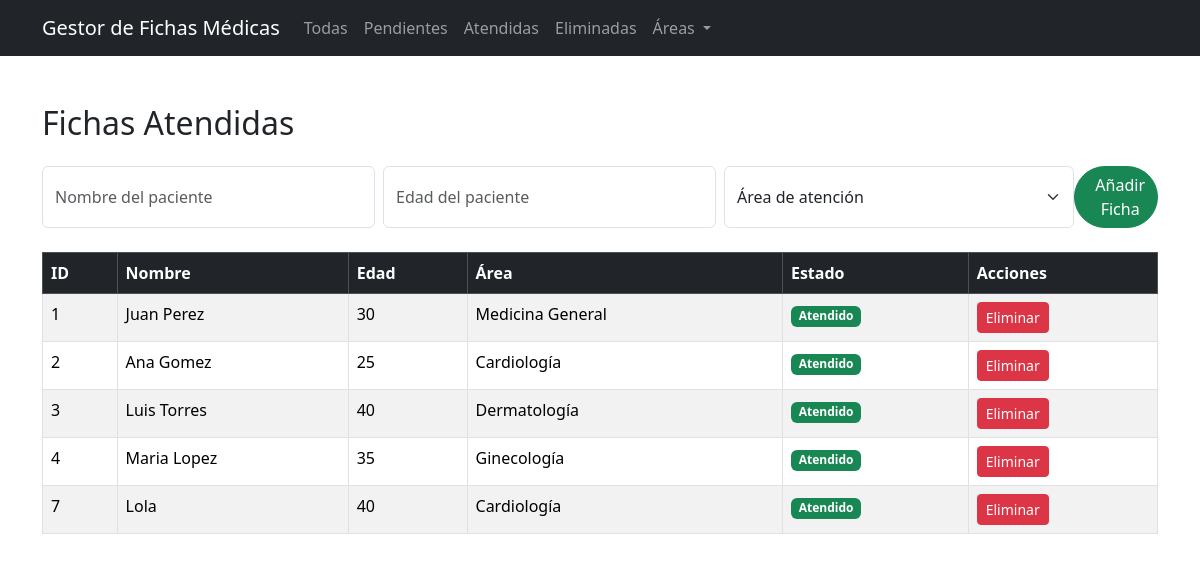
Screenshot of /atendidas with the database file from the repository.
### tables this page shows
CREATE TABLE ficha (
  id INTEGER PRIMARY KEY AUTOINCREMENT,
  nombre TEXT NOT NULL,
  edad INTEGER NOT NULL,
  area TEXT NOT NULL,
  done BOOLEAN NOT NULL DEFAULT 0
, eliminado INTEGER DEFAULT 0);

### app.py (the view)
@app.route('/atendidas')
def atendidas():
    conexion = obtener_conexion()
    fichas = conexion.execute('SELECT * FROM ficha WHERE done = 1 AND eliminado = 0').fetchall()
    conexion.close()
    return render_template('index.html', fichas=fichas, title="Fichas Atendidas")

### app.py (called while the page is built)
def obtener_conexion ():
    conexion = sqlite3.connect('fichas.db')
    conexion.row_factory = sqlite3.Row
    return conexion

### templates/index.html (shortened to what this page needs)
<!DOCTYPE html>
<html lang="en">
<head>
  <link href="https://cdn.jsdelivr.net/npm/bootstrap@5.3.7/dist/css/bootstrap.min.css" rel="stylesheet">
</head>
<body>
  <nav class="navbar navbar-expand-md navbar-dark bg-dark">
    <div class="container">
        <a href="#" class="navbar-brand">Gestor de Fichas Médicas</a>
        <div class="collapse navbar-collapse">
            <ul class="navbar-nav">
               <li class="nav-item"> <a href="/" class="nav-link">Todas</a></li>
               <li class="nav-item"><a href="/pendientes" class="nav-link">Pendientes</a></li>
               <li class="nav-item"><a href="/atendidas" class="nav-link">Atendidas</a></li>
               <li class="nav-item"><a href="/eliminadas" class="nav-link">Eliminadas</a></li>
               <li class="nav-item dropdown">
                    <a class="nav-link dropdown-toggle" href="#" role="button" data-bs-toggle="dropdown" aria-expanded="false">
                        Áreas
                    </a>
                </li>
            </ul>
        </div>
    </div>
  </nav>
  <div class="container" py-5>
    <h2 class="mt-5 mb-4">{{title}}</h2>
    <form method="POST" action="/add" class="d-flex mb-4">
        <input type="text" class="form-control me-2" name="nombre" placeholder="Nombre del paciente" required>
        <input type="text" class="form-control me-2" name="edad" placeholder="Edad del paciente" required>
        <select class="form-select" name="area" required>
            <option value="" disabled selected>Área de atención</option>
        </select>
        <button class="btn btn-success rounded-pill d-flex align-items-center gap-2" type="submit">
        Añadir Ficha
        </button>
    </form>
  <table class="table table-striped table-bordered table-hover">
    <thead class="table-dark">
      <tr>
        <th scope="col">ID</th>
        <th scope="col">Nombre</th>
        <th scope="col">Edad</th>
        <th scope="col">Área</th>
        <th scope="col">Estado</th>
        <th scope="col">Acciones</th>
      </tr>
    </thead>
  </div>
  <tbody>
  {% for ficha in fichas %}
  <tr>
    <td>{{ficha.id}}</td>
    <td>{{ficha.nombre}}</td>
    <td>{{ficha.edad}}</td>
    <td>{{ficha.area}}</td>
    <td>
      {% if ficha.eliminado %}
        <span class="badge bg-danger">Eliminado</span>
      {% elif ficha.done %}
        <span class="badge bg-success">Atendido</span>
      {% else %}
        <span class="badge bg-warning text-dark">Pendiente</span>
      {% endif %}
    </td>
    <td>
      {% if ficha.eliminado %}
        <a href="{{ url_for('restaurar_ficha', ficha_id=ficha.id) }}" class="btn btn-primary">Restaurar</a>
      {% elif ficha.done %}
        <a href="{{ url_for('eliminar_ficha', ficha_id=ficha.id) }}" class="btn btn-danger btn-sm boton-compacto">Eliminar</a>
      {% else %}
        <a href="{{ url_for('marcar_atendida', ficha_id=ficha.id) }}" class="btn btn-success btn-sm boton-compacto">Atendido</a>
        <a href="{{ url_for('eliminar_ficha', ficha_id=ficha.id) }}" class="btn btn-danger btn-sm boton-compacto">Eliminar</a>
        {% endif %}
    </td>
  </tr>
  {% endfor %}
</tbody>
</body>
</html>

### rows the page displays
ficha: id "1", nombre "Juan Perez", edad "30", area "Medicina General", eliminado "Atendido"
ficha: id "2", nombre "Ana Gomez", edad "25", area "Cardiología", eliminado "Atendido"
ficha: id "3", nombre "Luis Torres", edad "40", area "Dermatología", eliminado "Atendido"
ficha: id "4", nombre "Maria Lopez", edad "35", area "Ginecología", eliminado "Atendido"
ficha: id "7", nombre "Lola", edad "40", area "Cardiología", eliminado "Atendido"

### other values shown
{{ title }} "Fichas Atendidas"
